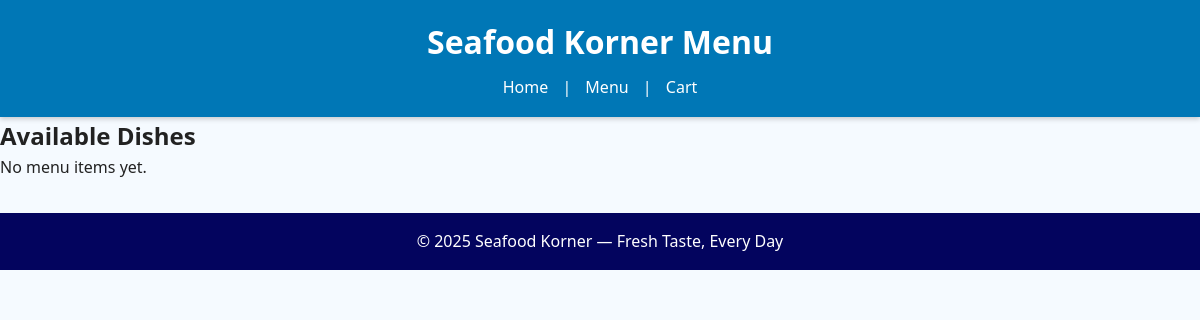
The app's page /menu/, older data.
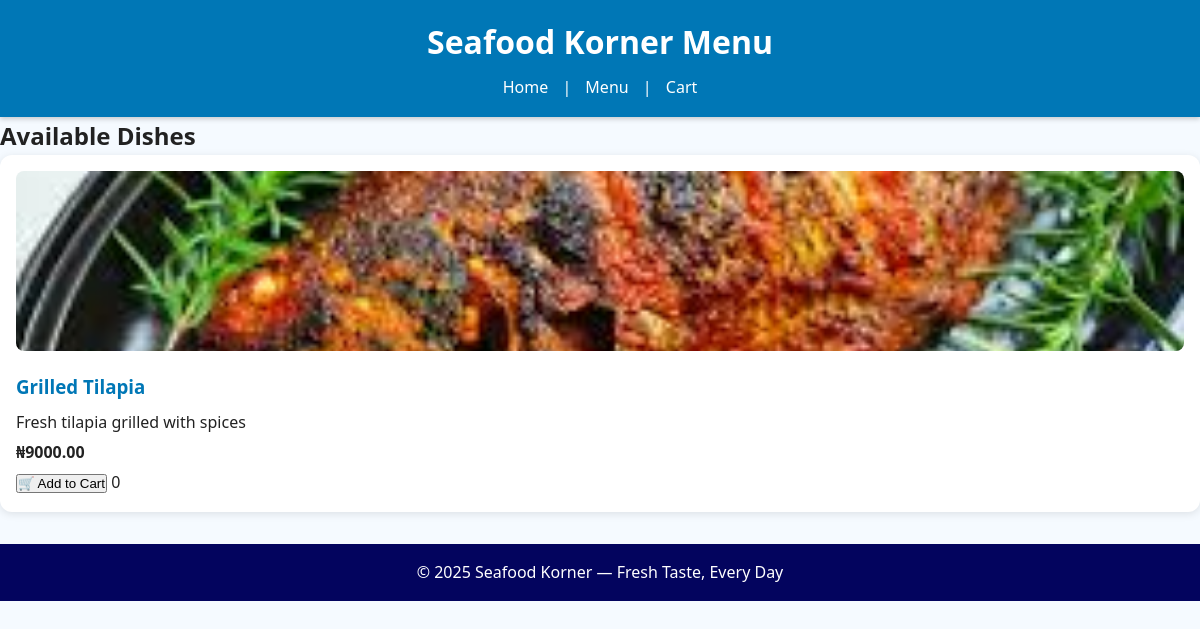
The same page, newer data.
### restaurant/models.py (models this page shows, shortened)
class MenuItem(models.Model):
    name = models.CharField(max_length=255)
    description = models.TextField(default= "No description", blank=True )
    ingredients = models.TextField(blank=True, null=True)
    price = models.DecimalField(max_digits=10, decimal_places=2)
    image = models.ImageField(upload_to="menu_images/", blank=True, null=True)
    category = models.ForeignKey(Category, on_delete=models.CASCADE)
    class Meta:
        ordering = ["name"]

### restaurant/views.py (the view)
# urls.py: path("menu/", views.menu_page, name="menu"),
@csrf_exempt
def menu_page(request):
    items = MenuItem.objects.select_related("category").all()
    return render(request, "restaurant/menu.html", {"items": items})

### restaurant/context_processors.py (called while the page is built)
def cart_count(request):
    if request.user.is_authenticated:
        cart, _ = Cart.objects.get_or_create(user=request.user)
        count = CartItem.objects.filter(cart=cart).count()
    else:
        count = 0
    return {"cart_count": count}

### restaurant/templates/restaurant/menu.html (shortened to what this page needs)
{% load static %}
<!DOCTYPE html>
<html lang="en">
<head>
    <link rel="stylesheet" href="{% static 'css/style.css' %}">
</head>
<body>
<header>
    <h1>Seafood Korner Menu</h1>
    <nav>
        <a href="/">Home</a> |
        <a href="/menu/">Menu</a> |
        <a href="/cart/">Cart</a>
    </nav>
</header>
<main>
    <h2>Available Dishes</h2>
    <div class="menu-container">
        {% for item in items %}
            <div class="menu-card">
                {% if item.image %}
                    <img src="{{ item.image.url }}" alt="{{ item.name }}">
                {% endif %}
                <h3>{{ item.name }}</h3>
                <p>{{ item.description }}</p>
                <p><strong>₦{{ item.price }}</strong></p>
                <button class="add-to-cart-btn" data-id="{{ item.id }}">🛒 Add to Cart</button>
                <span id="count-{{ item.id }}" class="item-count">0</span>
            </div>
        {% empty %}
            <p>No menu items yet.</p>
        {% endfor %}
    </div>
</main>
<footer>
    <p>© 2025 Seafood Korner — Fresh Taste, Every Day</p>
</footer>
</body>
</html>

Row changes from the older to the newer data that the page shows:
added MenuItem: image (picture), name "Grilled Tilapia", description "Fresh tilapia grilled with spices", price "9000.00"
Text that changed along with them:
text no longer shown: "No menu items yet."
